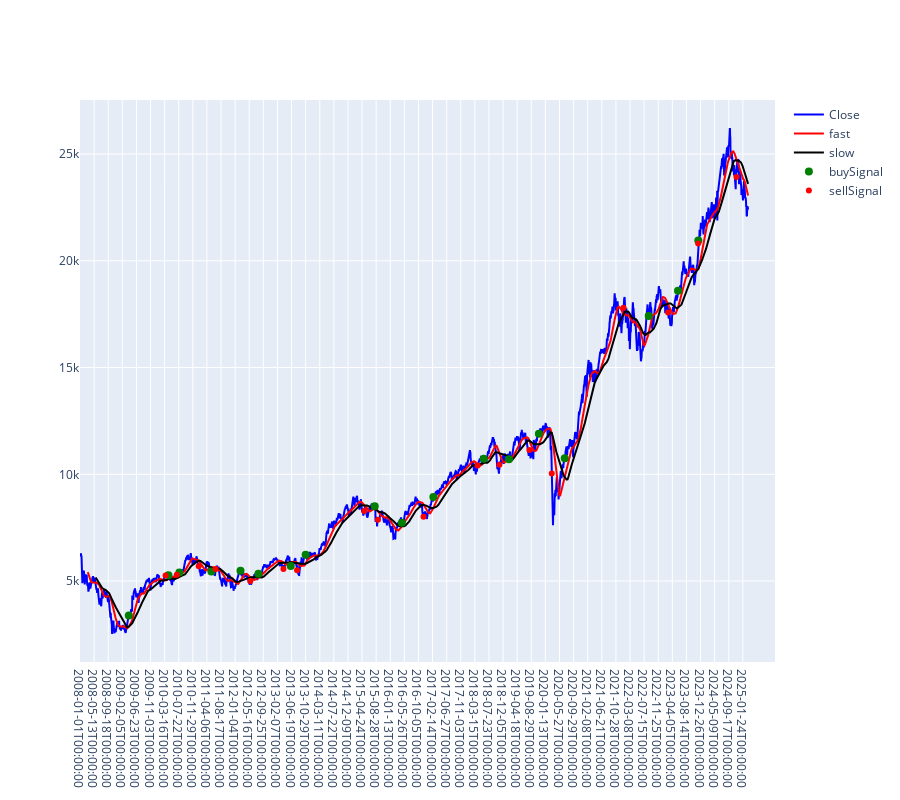

Here is the notebook cell this chart was saved with:
### Markdown cell above
## PLOTLY CHARTS

### Code cell
fig = go.Figure()
fig.add_trace(go.Scatter(x=data.index, y=data['Close'], name='Close', line=dict(color='blue')))
fig.add_trace(go.Scatter(x=data.index, y=data['sma_1'], name='fast', line=dict(color='red')))
fig.add_trace(go.Scatter(x=data.index, y=data['sma_2'], name='slow', line=dict(color='black')))
fig.add_trace(go.Scatter(x=trades.index[0::2], y=trades.price[0::2], name='buySignal',mode='markers' ,marker=dict(color='green',size=8))) 
fig.add_trace(go.Scatter(x=trades.index[1::2], y=trades.price[1::2], name='sellSignal',mode='markers' ,marker=dict(color='red',size=6))) 
# fig.add_trace(go.Scatter(x=df.iloc[si].Date, y=df.iloc[si].Close, name='sellSignal',mode='markers' ,marker=dict(color='red',size=8)))
fig.update_xaxes(type='category')
fig.update_layout(height=800)

### Figure 1 — Plotly figure (JSON) as saved in the notebook; plotly's stock layout.template omitted (floating-point values rounded to 4 significant figures; data arrays with more than 128 entries replaced by an {"elided": "..."} marker saying what was removed)
{"data": [{"line": {"color": "blue"}, "name": "Close", "type": "scatter", "x": {"elided": "4217 str values"}, "y": {"elided": "4217 float values"}}, {"line": {"color": "red"}, "name": "fast", "type": "scatter", "x": {"elided": "4217 str values"}, "y": {"elided": "4217 float values"}}, {"line": {"color": "black"}, "name": "slow", "type": "scatter", "x": {"elided": "4217 str values"}, "y": {"elided": "4217 float values"}}, {"marker": {"color": "green", "size": 8}, "mode": "markers", "name": "buySignal", "type": "scatter", "x": ["2009-04-13T00:00:00", "2010-04-22T00:00:00", "2010-07-28T00:00:00", "2011-05-19T00:00:00", "2012-02-23T00:00:00", "2012-08-07T00:00:00", "2013-06-12T00:00:00", "2013-10-29T00:00:00", "2015-08-17T00:00:00", "2016-05-04T00:00:00", "2017-02-21T00:00:00", "2018-06-06T00:00:00", "2019-01-29T00:00:00", "2019-11-14T00:00:00", "2020-07-13T00:00:00", "2022-08-29T00:00:00", "2023-05-30T00:00:00", "2023-12-05T00:00:00"], "y": [3381.0, 5270.0, 5398.0, 5451.0, 5479.0, 5345.0, 5709.0, 6231.0, 8506.0, 7731, 8932.0, 10720.0, 10700.0, 11900.0, 10750.0, 17410.0, 18590.0, 20950.0]}, {"marker": {"color": "red", "size": 6}, "mode": "markers", "name": "sellSignal", "type": "scatter", "x": ["2010-03-25T00:00:00", "2010-07-06T00:00:00", "2011-01-20T00:00:00", "2011-06-28T00:00:00", "2012-05-28T00:00:00", "2013-04-04T00:00:00", "2013-08-07T00:00:00", "2015-05-15T00:00:00", "2015-09-14T00:00:00", "2016-11-24T00:00:00", "2018-04-11T00:00:00", "2018-10-31T00:00:00", "2019-08-09T00:00:00", "2020-03-11T00:00:00", "2022-01-06T00:00:00", "2023-02-22T00:00:00", "2023-12-04T00:00:00", "2024-11-28T00:00:00"], "y": [5261.0, 5293.0, 5692.0, 5566.0, 5005.0, 5568.0, 5510.0, 8285.0, 7867.0, 8008.0, 10410.0, 10440.0, 11140.0, 10040.0, 17800.0, 17570.0, 20810.0, 23930.0]}], "layout": {"height": 800, "xaxis": {"type": "category"}}}
